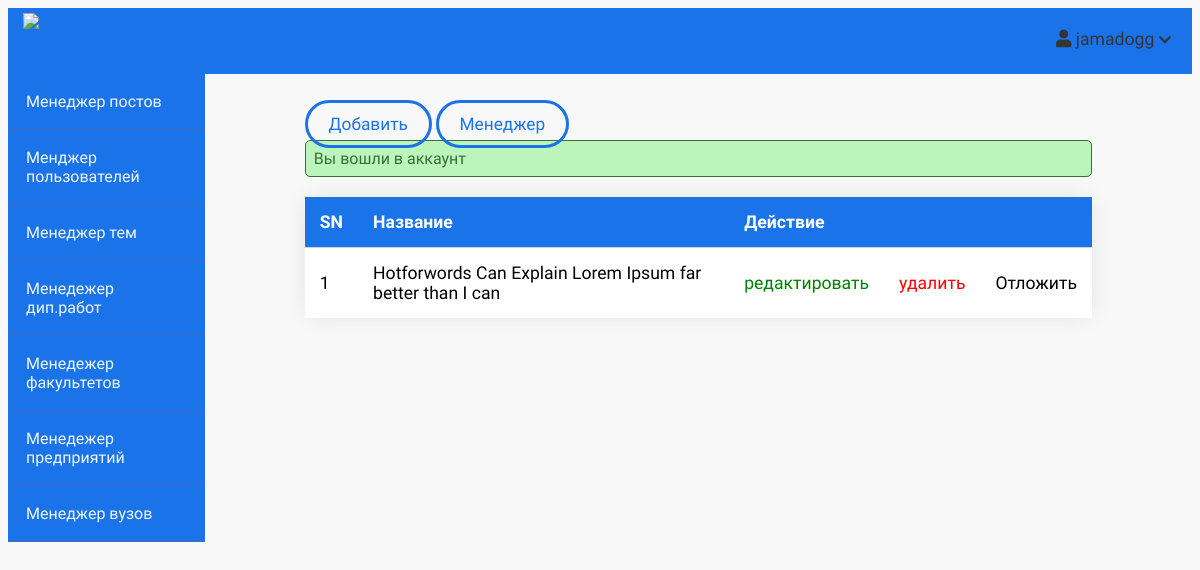
Page /admin/posts/index.php (signed in) on the earlier database version.
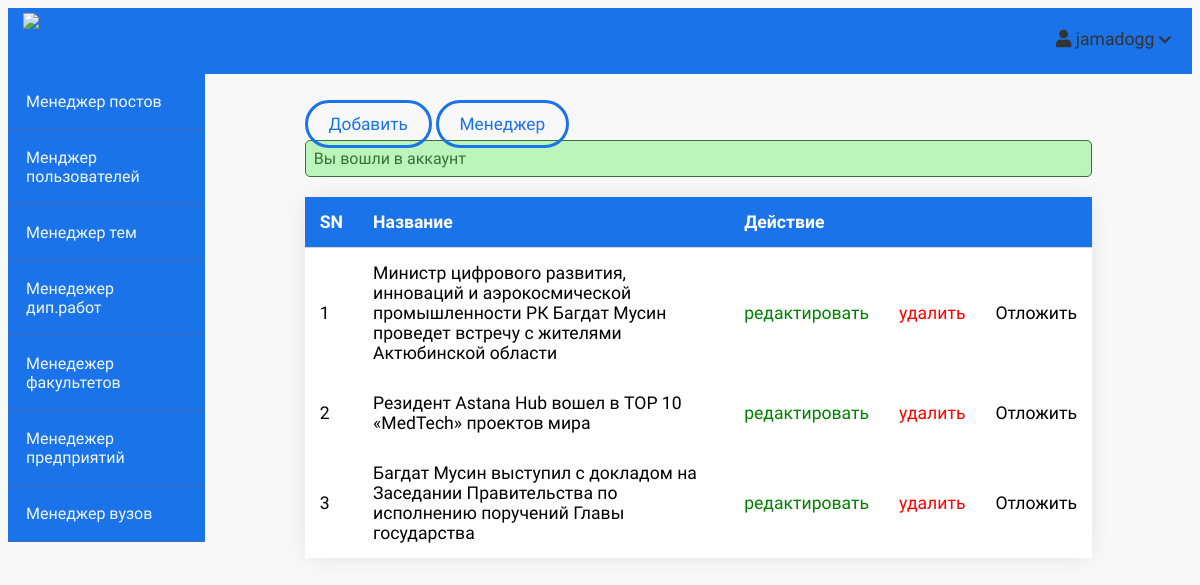
Same page on the later database version.
### tables this page shows
CREATE TABLE `posts` (
  `id` int(11) NOT NULL,
  `user_id` int(11) NOT NULL,
  `topic_id` int(11) DEFAULT NULL,
  `title` varchar(255) NOT NULL,
  `image` varchar(255) NOT NULL,
  `body` text NOT NULL,
  `published` tinyint(4) NOT NULL,
  `created_at` datetime NOT NULL DEFAULT current_timestamp()
);

### app/database/db.php (called while the page is built, shortened)
<?php
require('connect.php');
function selectAll($table, $conditions = [])
{
    global $conn;
    $sql = "SELECT * FROM $table";
    if (empty($conditions)) {
        $stmt = $conn->prepare($sql);
        $stmt->execute();
        $records = $stmt->get_result()->fetch_all(MYSQLI_ASSOC);
        return $records;
    }
}

### app/controllers/posts.php (called while the page is built, shortened)
<?php
include(ROOT_PATH . "/app/database/db.php");
$table = 'posts';
$posts = selectAll($table);

### admin/posts/index.php (the view, shortened to what this page needs)
<?php include(ROOT_PATH . "/app/controllers/posts.php");
?>
<!DOCTYPE html>
<html lang="en">
    <head>
        <link rel="stylesheet"
            href="https://use.fontawesome.com/releases/v5.7.2/css/all.css"
>
        <link rel="stylesheet" href="../../assets/css/style.css">
        <link rel="stylesheet" href="../../assets/css/admin.css">
    </head>
    <body>
    <?php include(ROOT_PATH . "/app/includes/adminHeader.php"); ?>
        <div class="admin-wrapper">
        <?php include(ROOT_PATH . "/app/includes/adminSidebar.php"); ?>
            <div class="admin-content">
                <div class="button-group">
                    <a href="create.php" class="btn btn-big">Добавить</a>
                    <a href="index.php" class="btn btn-big">Менеджер</a>
                </div>
                <div class="content">
                    <?php include(ROOT_PATH . "/app/includes/messages.php"); ?>
                    <div id="firstTable">
                    <table cellspacing="0" cellpadding="0" class="index-table">
                        <thead>
                            <th>SN</th>
                            <th>Название</th>
                            <th colspan="2">Действие</th>
                            <th></th>
                        </thead>
                        <tbody>
                            <?php foreach ($posts as $key => $post): ?>
                                <tr>
                                    <td><?php echo $key + 1; ?></td>
                                    <td><?php echo $post['title'] ?></td>
                                    <td><a href="edit.php?id=<?php echo $post['id']; ?>" class="edit">редактировать</a></td>
                                    <td><a href="edit.php?delete_id=<?php echo $post['id']; ?>" class="delete">удалить</a></td>
                                    <?php if ($post['published']): ?>
                                        <td><a href="edit.php?published=0&p_id=<?php echo $post['id'] ?>" class="unpublish">Отложить</a></td>
                                    <?php else: ?>
                                        <td><a href="edit.php?published=1&p_id=<?php echo $post['id'] ?>" class="publish">Опубликовать</a></td>
                                    <?php endif; ?>
                                </tr>
                            <?php endforeach; ?>
                        </tbody>
                    </table>
                                    </div>
                </div>
            </div>
        </div>
    </body>
</html>

Differences in the rows shown:
removed posts: title "Hotforwords Can Explain Lorem Ipsum far better than I can"
added posts: title "Министр цифрового развития, инноваций и аэрокосмической промышленности РК Багдат Мусин проведет встречу с жителями Актюбинской области"
added posts: title "Резидент Astana Hub вошел в TOP 10 «MedTech» проектов мира"
added posts: title "Багдат Мусин выступил с докладом на Заседании Правительства по исполнению поручений Главы государства"
